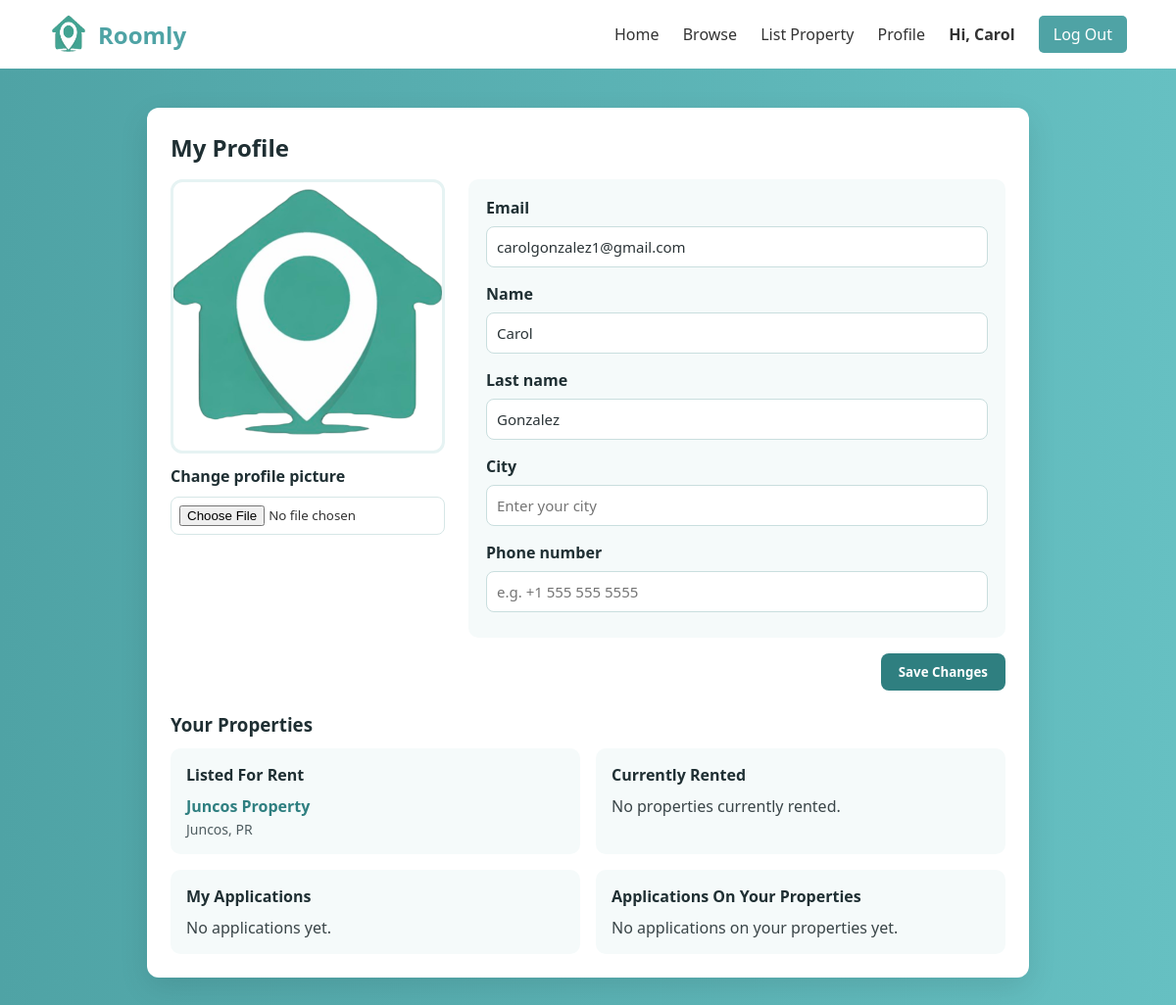
/profile (signed in), run on an earlier commit of the app's database.
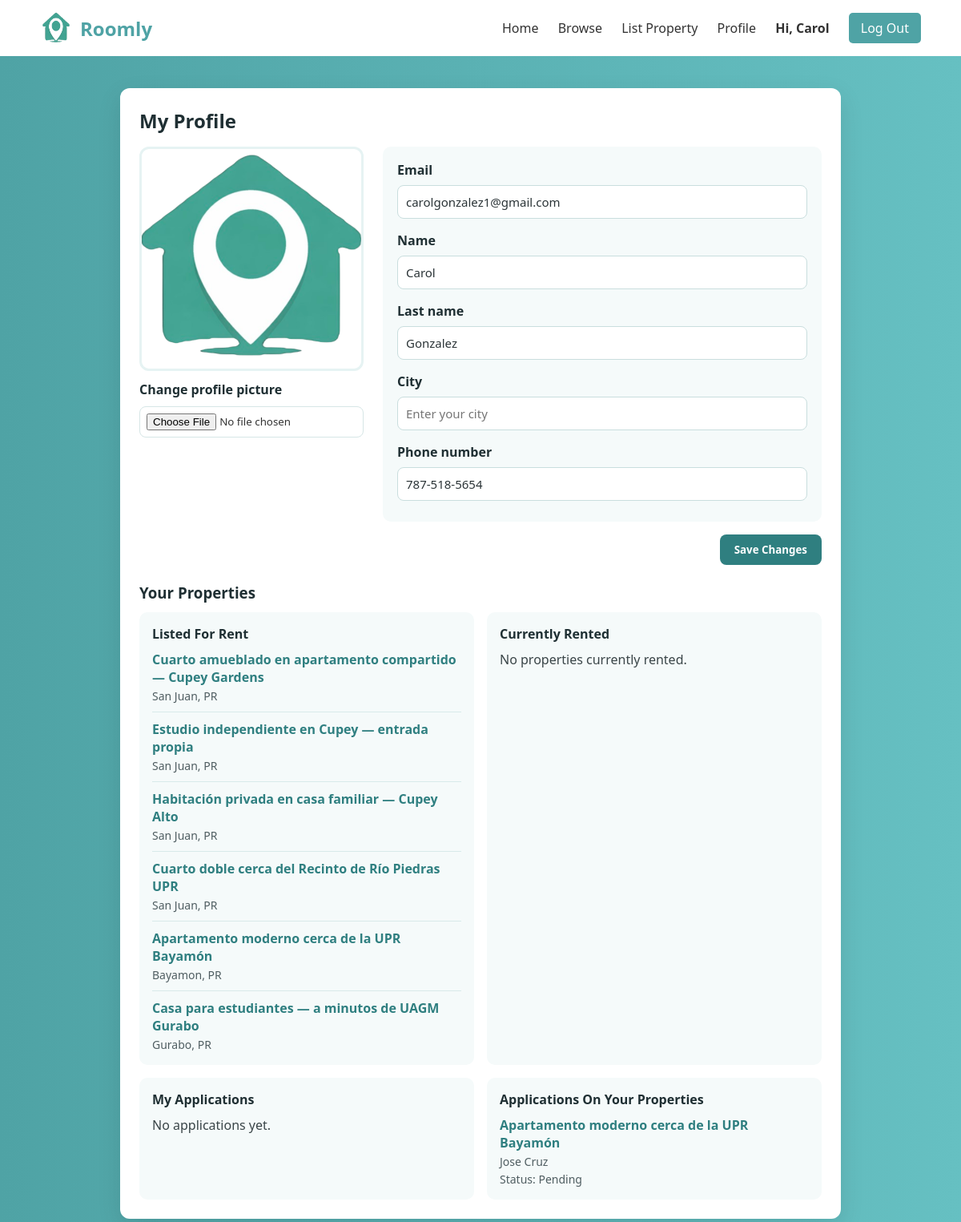
And on a later commit of the database.
### website/models.py (models this page shows, shortened)
class Account(db.Model):
    __tablename__ = 'ACCOUNT'
    account_id_pk = db.Column(db.Integer, primary_key=True)
    email = db.Column(db.String(255), unique=True, nullable=False)
    hashed_password = db.Column(db.String(255), nullable=False)
    first_name = db.Column(db.String(255), nullable=False)
    last_name = db.Column(db.String(255), nullable=False)
    city = db.Column(db.String(255), nullable=True)
    phone_number = db.Column(db.String(20), nullable=True)
    profile_picture = db.Column(db.String(255), nullable=True)
    date_created = db.Column(db.DateTime, nullable=True)
    account_status = db.Column(db.String(20), nullable=False)
    account_type = db.Column(db.String(20), nullable=False, default='STUDENT')

class Property(db.Model):
    __tablename__ = 'PROPERTY'
    property_id_pk = db.Column(db.Integer, primary_key=True)
    title = db.Column(db.String(255), nullable=False)
    description = db.Column(db.Text, nullable=False)
    address = db.Column(db.String(255), nullable=False)
    city = db.Column(db.String(255), nullable=False)
    state = db.Column(db.String(255), nullable=False)
    country = db.Column(db.String(255), nullable=False)
    postal_code = db.Column(db.String(10), nullable=False)
    price_per_month = db.Column(db.Float, nullable=False)
    deposit_amount = db.Column(db.Float, nullable=False)
    number_of_bedrooms = db.Column(db.Integer, nullable=False)
    number_of_bathrooms = db.Column(db.Integer, nullable=False, default=1)
    sqr_ft = db.Column(db.Integer, nullable=False)
    amenities = db.Column(db.Text, nullable=True)
    availability_status = db.Column(db.Boolean, nullable=False)
    owner_id_fk = db.Column(db.Integer, nullable=False)
    university_id_fk = db.Column(db.Integer, nullable=True)
    images = db.relationship('PropertyImage', backref='property', lazy='select')
    amenity_links = db.relationship('PropertyAmenity', backref='property', lazy='select')
    reviews = db.relationship('PropertyReview', backref='property', lazy='select', cascade='all, delete-orphan')

class Reservation(db.Model):
    __tablename__ = 'PROPERTY_RESERVATION'
    reservation_id_pk = db.Column(db.Integer, primary_key=True)
    property_id_fk = db.Column(db.Integer, db.ForeignKey('PROPERTY.property_id_pk'), nullable=False)
    account_id_fk = db.Column(db.Integer, nullable=False)
    reserved_at = db.Column(db.DateTime, nullable=False, default=datetime.utcnow)
    status = db.Column(db.String(30), nullable=False, default='pending')

### website/auth.py (the view, shortened to what this page needs)
@auth.route('/profile', methods=['GET', 'POST'])
def profile():
    account_id = session.get('account_id')
    if not account_id:
        flash('Please log in to view your profile.', 'error')
        return redirect(url_for('auth.login'))
    account = Account.query.filter_by(account_id_pk=account_id).first()
    if not account:
        session.clear()
        flash('Account not found. Please log in again.', 'error')
        return redirect(url_for('auth.login'))
    owner_profile = Owner.query.filter_by(account_id_fk=account.account_id_pk).first()
    owned_properties = []
    if owner_profile:
        owned_properties = (
            Property.query
            .filter_by(owner_id_fk=owner_profile.owner_id_pk)
            .order_by(Property.property_id_pk.desc())
            .all()
        )
    listed_properties = [property_row for property_row in owned_properties if property_row.availability_status]
    owner_applications = []
    if owner_profile:
        owned_property_ids = [property_row.property_id_pk for property_row in owned_properties]
        if owned_property_ids:
            owner_reservations = (
                Reservation.query
                .filter(Reservation.property_id_fk.in_(owned_property_ids))
                .order_by(Reservation.reserved_at.desc())
                .all()
            )
            for res in owner_reservations:
                prop = Property.query.get(res.property_id_fk)
                applicant = Account.query.get(res.account_id_fk)
                owner_applications.append({'property': prop, 'reservation': res, 'applicant': applicant})
    rented_properties = []
    approved_reservations = (
        Reservation.query
        .filter_by(account_id_fk=account.account_id_pk, status='approved')
        .order_by(Reservation.reserved_at.desc())
        .all()
    )
    for res in approved_reservations:
        prop = Property.query.get(res.property_id_fk)
        if prop:
            rented_properties.append(prop)
    reserved_properties = []
    user_reservations = Reservation.query.filter_by(account_id_fk=account.account_id_pk).order_by(Reservation.reserved_at.desc()).all()
    return render_template(
        'profile.html',
        account=account,
        listed_properties=listed_properties,
        rented_properties=rented_properties,
        reserved_properties=reserved_properties,
        owner_profile=owner_profile,
        owner_applications=owner_applications,
    )

### website/templates/profile.html (shortened to what this page needs)
<!DOCTYPE html>
<html lang="en">
<head>
    <link rel="stylesheet" href="{{ url_for('static', filename='styles.css') }}">
</head>
<body>
    <header>
        <a class="logoRoomly" href="{{ url_for('views.home') }}">
            <img src="{{ url_for('static', filename='logoRoomly.png') }}" alt="Roomly Icon" class="header-icon">
            Roomly
        </a>
        <nav>
            <a href="{{ url_for('views.home') }}">Home</a>
            <a href="{{ url_for('views.browse') }}">Browse</a>
            <a href="{{ url_for('views.list_property') }}">List Property</a>
            <a href="{{ url_for('auth.profile') }}">Profile</a>
            <span class="nav-user">Hi, {{ session.get('account_first_name') }}</span>
            <a href="{{ url_for('auth.logout') }}" class="signup-btn">Log Out</a>
        </nav>
    </header>
    <section class="profile-page">
        <div class="profile-card">
            <h2>My Profile</h2>
            <form method="POST" action="{{ url_for('auth.profile') }}" enctype="multipart/form-data" class="profile-edit-form">
                <div class="profile-content">
                    <div class="profile-image-block">
                        <img
                            src="{{ account.profile_picture if account.profile_picture else url_for('static', filename='logoRoomly.png') }}"
                            alt="Profile picture"
                            class="profile-picture"
                        >
                        <div class="profile-picture-form">
                            <label for="profile_picture">Change profile picture</label>
                            <input type="file" id="profile_picture" name="profile_picture" accept="image/*">
                        </div>
                    </div>
                    <div class="profile-details">
                        <label for="email">Email</label>
                        <input type="email" id="email" name="email" value="{{ account.email }}" required>
                        <label for="first_name">Name</label>
                        <input type="text" id="first_name" name="first_name" value="{{ account.first_name }}" required>
                        <label for="last_name">Last name</label>
                        <input type="text" id="last_name" name="last_name" value="{{ account.last_name }}" required>
                        <label for="city">City</label>
                        <input type="text" id="city" name="city" value="{{ account.city or '' }}" placeholder="Enter your city">
                        <label for="phone_number">Phone number</label>
                        <input type="tel" id="phone_number" name="phone_number" value="{{ account.phone_number or '' }}" placeholder="e.g. +1 555 555 5555">
                    </div>
                </div>
                <button type="submit" class="profile-save-btn">Save Changes</button>
            </form>
            <div class="profile-properties-section">
                <h3>Your Properties</h3>
                <div class="profile-properties-grid">
                    <div class="profile-properties-card">
                        <h4>Listed For Rent</h4>
                        {% if listed_properties %}
                            <ul class="profile-properties-list">
                                {% for property in listed_properties %}
                                    <li>
                                        <a href="{{ url_for('views.property_detail', property_id=property.property_id_pk) }}">{{ property.title }}</a>
                                        <span>{{ property.city }}, {{ property.state }}</span>
                                    </li>
                                {% endfor %}
                            </ul>
                        {% else %}
                            <p>No properties currently listed for rent.</p>
                        {% endif %}
                    </div>
                    <div class="profile-properties-card">
                        <h4>Currently Rented</h4>
                        {% if rented_properties %}
                            <ul class="profile-properties-list">
                                {% for property in rented_properties %}
                                    <li>
                                        <a href="{{ url_for('views.property_detail', property_id=property.property_id_pk) }}">{{ property.title }}</a>
                                        <span>{{ property.city }}, {{ property.state }}</span>
                                    </li>
                                {% endfor %}
                            </ul>
                        {% else %}
                            <p>No properties currently rented.</p>
                        {% endif %}
                    </div>
                    <div class="profile-properties-card">
                        <h4>My Applications</h4>
                        {% if reserved_properties %}
                            <ul class="profile-properties-list">
                                {% for item in reserved_properties %}
                                    {% set property = item.property %}
                                    {% set reservation = item.reservation %}
                                    <li>
                                        <a href="{{ url_for('views.property_detail', property_id=property.property_id_pk) }}">{{ property.title }}</a>
                                        <span>{{ property.city }}, {{ property.state }}</span>
                                        <span>Status: {{ reservation.status|title }}</span>
                                        {% if item.owner_account %}
                                            <span>Landlord: {{ item.owner_account.first_name }} {{ item.owner_account.last_name }}</span>
                                            <span>{{ item.owner_account.email }}</span>
                                            {% if item.owner_account.phone_number %}
                                                <span>{{ item.owner_account.phone_number }}</span>
                                            {% endif %}
                                        {% endif %}
                                        <form method="POST" action="{{ url_for('views.release_property', property_id=property.property_id_pk) }}" style="display:inline">
                                            <button type="submit" class="release-btn">Withdraw</button>
                                        </form>
                                    </li>
                                {% endfor %}
                            </ul>
                        {% else %}
                            <p>No applications yet.</p>
                        {% endif %}
                    </div>
                    {% if owner_profile %}
                    <div class="profile-properties-card">
                        <h4>Applications On Your Properties</h4>
                        {% if owner_applications %}
                            <ul class="profile-properties-list">
                                {% for item in owner_applications %}
                                    <li>
                                        <a href="{{ url_for('views.property_detail', property_id=item.property.property_id_pk) }}">{{ item.property.title }}</a>
                                        {% if item.applicant %}
                                            <span>{{ item.applicant.first_name }} {{ item.applicant.last_name }}</span>
                                        {% else %}
                                            <span>Applicant unavailable</span>
                                        {% endif %}
                                        <span>Status: {{ item.reservation.status|title }}</span>
                                    </li>
                                {% endfor %}
                            </ul>
                        {% else %}
                            <p>No applications on your properties yet.</p>
                        {% endif %}
                    </div>
                    {% endif %}
                </div>
            </div>
        </div>
    </section>
</body>
</html>

### website/static/styles.css (style rules this page uses)
* { margin: 0; padding: 0; box-sizing: border-box; font-family: 'Segoe UI', sans-serif; }
body { background-color: #f8f9fa; color: #333; }
header { display: flex; justify-content: space-between; align-items: center; padding: 15px 50px; background-color: white; box-shadow: 0 2px 5px rgba(0,0,0,0.05); }
.header-icon { height: 40px; width: 40px; margin-right: 10px; vertical-align: middle; }
.logoRoomly { display: flex; align-items: center; font-size: 24px; font-weight: 700; color: #4FA3A5; text-decoration: none; }
nav a { margin-left: 20px; text-decoration: none; color: #333; font-weight: 500; }
.nav-user { margin-left: 20px; color: #333; font-weight: 600; }
.signup-btn { background-color: #4FA3A5; color: white; padding: 8px 15px; border-radius: 5px; }
.profile-page { min-height: calc(100vh - 70px); background: linear-gradient(to right, #4FA3A5, #66c0c2); padding: 40px 20px; }
.profile-card { max-width: 900px; margin: 0 auto; background-color: white; border-radius: 12px; box-shadow: 0 10px 30px rgba(0, 0, 0, 0.1); padding: 24px; }
.profile-card h2 { margin-bottom: 16px; color: #1f2f33; }
.profile-content { display: grid; grid-template-columns: 280px 1fr; gap: 24px; align-items: start; }
.profile-edit-form { display: flex; flex-direction: column; gap: 16px; }
.profile-image-block { display: flex; flex-direction: column; gap: 12px; }
.profile-picture { width: 100%; max-width: 280px; aspect-ratio: 1 / 1; object-fit: cover; border-radius: 12px; border: 3px solid #e6f3f3; }
.profile-picture-form { display: flex; flex-direction: column; gap: 10px; }
.profile-picture-form label { color: #1f2f33; font-weight: 600; }
.profile-picture-form input[type="file"] { padding: 8px; border: 1px solid #d6e6e6; border-radius: 8px; background-color: #fff; }
.profile-details { background-color: #f5fafa; border-radius: 10px; padding: 18px; display: grid; grid-template-columns: 1fr; gap: 8px; }
.profile-details label { color: #1f2f33; font-weight: 600; }
.profile-details input { width: 100%; padding: 10px; border: 1px solid #c9dede; border-radius: 8px; color: #2b3437; font-size: 15px; margin-bottom: 8px; }
.profile-save-btn { align-self: flex-end; border: none; border-radius: 8px; background-color: #2f7f80; color: #fff; padding: 10px 18px; font-weight: 600; cursor: pointer; }
.profile-properties-section { margin-top: 22px; }
.profile-properties-section h3 { color: #1f2f33; margin-bottom: 12px; }
.profile-properties-grid { display: grid; grid-template-columns: repeat(2, minmax(260px, 1fr)); gap: 16px; }
.profile-properties-card { background-color: #f5fafa; border-radius: 10px; padding: 16px; }
.profile-properties-card h4 { color: #1f2f33; margin-bottom: 10px; }
.profile-properties-card p { color: #3a4548; }
.profile-properties-list { list-style: none; margin: 0; padding: 0; display: grid; gap: 10px; }
.profile-properties-list li { display: flex; flex-direction: column; gap: 3px; padding-bottom: 10px; border-bottom: 1px solid #d8eaea; }
.profile-properties-list li:last-child { border-bottom: none; padding-bottom: 0; }
.profile-properties-list a { color: #2f7f80; font-weight: 600; text-decoration: none; }
.profile-properties-list span { color: #4f5d61; font-size: 14px; }

What changed in the data, as far as the page shows it:
removed Property: title "Juncos Property", city "Juncos", state "PR"
changed Account "Carol": phone_number (not shown) → "787-518-5654"
added Property: title "Cuarto amueblado en apartamento compartido — Cupey Gardens", city "San Juan", state "PR"
added Property: title "Estudio independiente en Cupey — entrada propia", city "San Juan", state "PR"
added Property: title "Habitación privada en casa familiar — Cupey Alto", city "San Juan", state "PR"
added Property: title "Cuarto doble cerca del Recinto de Río Piedras UPR", city "San Juan", state "PR"
added Property: title "Apartamento moderno cerca de la UPR Bayamón", city "Bayamon", state "PR", property "Apartamento moderno cerca de la UPR Bayamón"
added Property: title "Casa para estudiantes — a minutos de UAGM Gurabo", city "Gurabo", state "PR"
now on this page (row edited): Account: applicant.first_name "Jose", applicant.last_name "Cruz"
added Reservation: reservation.status "Pending"
Also different on the page:
new list line: "Status:"
text no longer shown: "No applications on your properties yet."
